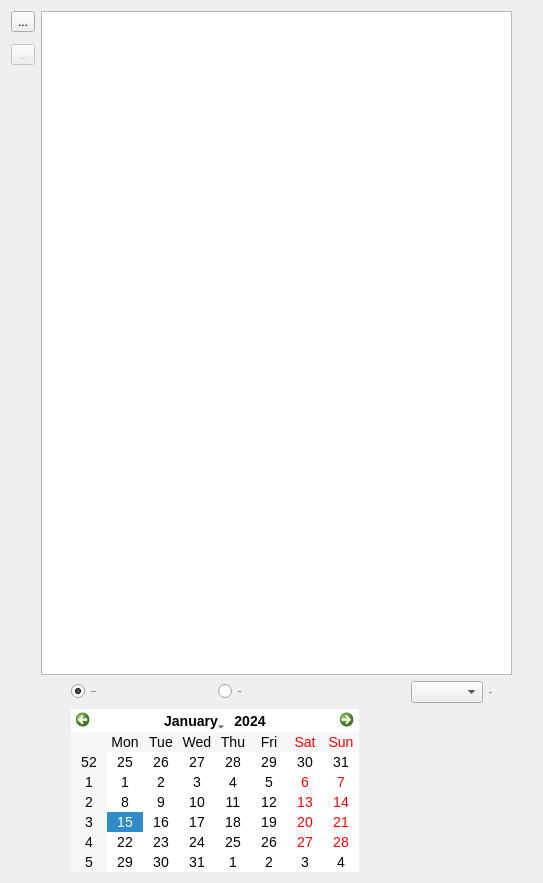
      <widget class="QWidget" name="tab">
       <attribute name="icon">
        <iconset>
         <normaloff>../../icons/payment.png</normaloff>../../icons/payment.png</iconset>
       </attribute>
       <attribute name="title">
        <string>Payment</string>
       </attribute>
       <layout class="QGridLayout" name="gridLayout_7">
        <item row="13" column="6" rowspan="6" colspan="2">
         <widget class="QCalendarWidget" name="calendarWidget">
          <property name="enabled">
           <bool>true</bool>
          </property>
          <property name="styleSheet">
           <string notr="true">color: rgb(0, 0, 0);
background-color: rgb(255, 255, 255);
font-size: 14px</string>
          </property>
         </widget>
        </item>
        <item row="6" column="14">
         <spacer name="verticalSpacer">
          <property name="orientation">
           <enum>Qt::Vertical</enum>
          </property>
          <property name="sizeHint" stdset="0">
           <size>
            <width>20</width>
            <height>568</height>
           </size>
          </property>
         </spacer>
        </item>
        <item row="2" column="0">
         <widget class="QToolButton" name="with_button">
          <property name="enabled">
           <bool>false</bool>
          </property>
          <property name="toolTip">
           <string>&lt;html&gt;&lt;head/&gt;&lt;body&gt;&lt;p&gt;&lt;span style=&quot; font-size:14pt; color:#00007f;&quot;&gt;payer/payee info&lt;/span&gt;&lt;/p&gt;&lt;/body&gt;&lt;/html&gt;</string>
          </property>
          <property name="styleSheet">
           <string notr="true"/>
          </property>
          <property name="text">
           <string>...</string>
          </property>
          <property name="icon">
           <iconset>
            <normaloff>../../icons/person.png</normaloff>../../icons/person.png</iconset>
          </property>
          <property name="iconSize">
           <size>
            <width>30</width>
            <height>30</height>
           </size>
          </property>
         </widget>
        </item>
        <item row="0" column="0">
         <widget class="QToolButton" name="showall_payment_button">
          <property name="enabled">
           <bool>true</bool>
          </property>
          <property name="toolTip">
           <string>&lt;html&gt;&lt;head/&gt;&lt;body&gt;&lt;p&gt;&lt;span style=&quot; font-size:14pt; color:#00007f;&quot;&gt;show all&lt;/span&gt;&lt;/p&gt;&lt;/body&gt;&lt;/html&gt;</string>
          </property>
          <property name="styleSheet">
           <string notr="true"/>
          </property>
          <property name="text">
           <string>...</string>
          </property>
          <property name="icon">
           <iconset>
            <normaloff>../../icons/showall.png</normaloff>../../icons/showall.png</iconset>
          </property>
          <property name="iconSize">
           <size>
            <width>30</width>
            <height>30</height>
           </size>
          </property>
         </widget>
        </item>
        <item row="0" column="1" rowspan="10" colspan="13">
         <widget class="QTableView" name="payment_tableview">
          <property name="styleSheet">
           <string notr="true"/>
          </property>
          <property name="sizeAdjustPolicy">
           <enum>QAbstractScrollArea::AdjustToContents</enum>
          </property>
          <property name="selectionBehavior">
           <enum>QAbstractItemView::SelectRows</enum>
          </property>
          <attribute name="horizontalHeaderCascadingSectionResizes">
           <bool>true</bool>
          </attribute>
          <attribute name="horizontalHeaderShowSortIndicator" stdset="0">
           <bool>false</bool>
          </attribute>
          <attribute name="horizontalHeaderStretchLastSection">
           <bool>true</bool>
          </attribute>
         </widget>
        </item>
        <item row="11" column="6">
         <widget class="QRadioButton" name="month_radioButton">
          <property name="font">
           <font>
            <family>Century Gothic</family>
            <pointsize>-1</pointsize>
            <weight>75</weight>
            <bold>true</bold>
           </font>
          </property>
          <property name="text">
           <string>by month</string>
          </property>
          <property name="checked">
           <bool>true</bool>
          </property>
         </widget>
        </item>
        <item row="11" column="7">
         <widget class="QRadioButton" name="day_radioButton">
          <property name="font">
           <font>
            <family>Century Gothic</family>
            <pointsize>-1</pointsize>
            <weight>75</weight>
            <bold>true</bold>
           </font>
          </property>
          <property name="text">
           <string>by day</string>
          </property>
         </widget>
        </item>
        <item row="11" column="8">
         <spacer name="horizontalSpacer_4">
          <property name="orientation">
           <enum>Qt::Horizontal</enum>
          </property>
          <property name="sizeHint" stdset="0">
           <size>
            <width>40</width>
            <height>20</height>
           </size>
          </property>
         </spacer>
        </item>
        <item row="11" column="9">
         <widget class="QComboBox" name="filterpayment_combobox"/>
        </item>
        <item row="11" column="10">
         <widget class="QLabel" name="label_6">
          <property name="font">
           <font>
            <family>Century Gothic</family>
            <pointsize>-1</pointsize>
            <weight>75</weight>
            <bold>true</bold>
           </font>
          </property>
          <property name="text">
           <string>Total:</string>
          </property>
         </widget>
        </item>
        <item row="11" column="12">
         <widget class="QLabel" name="profit_label">
          <property name="font">
           <font>
            <family>Century Gothic</family>
            <pointsize>-1</pointsize>
            <weight>75</weight>
            <bold>true</bold>
           </font>
          </property>
          <property name="text">
           <string/>
          </property>
         </widget>
        </item>
       </layout>
      </widget>
